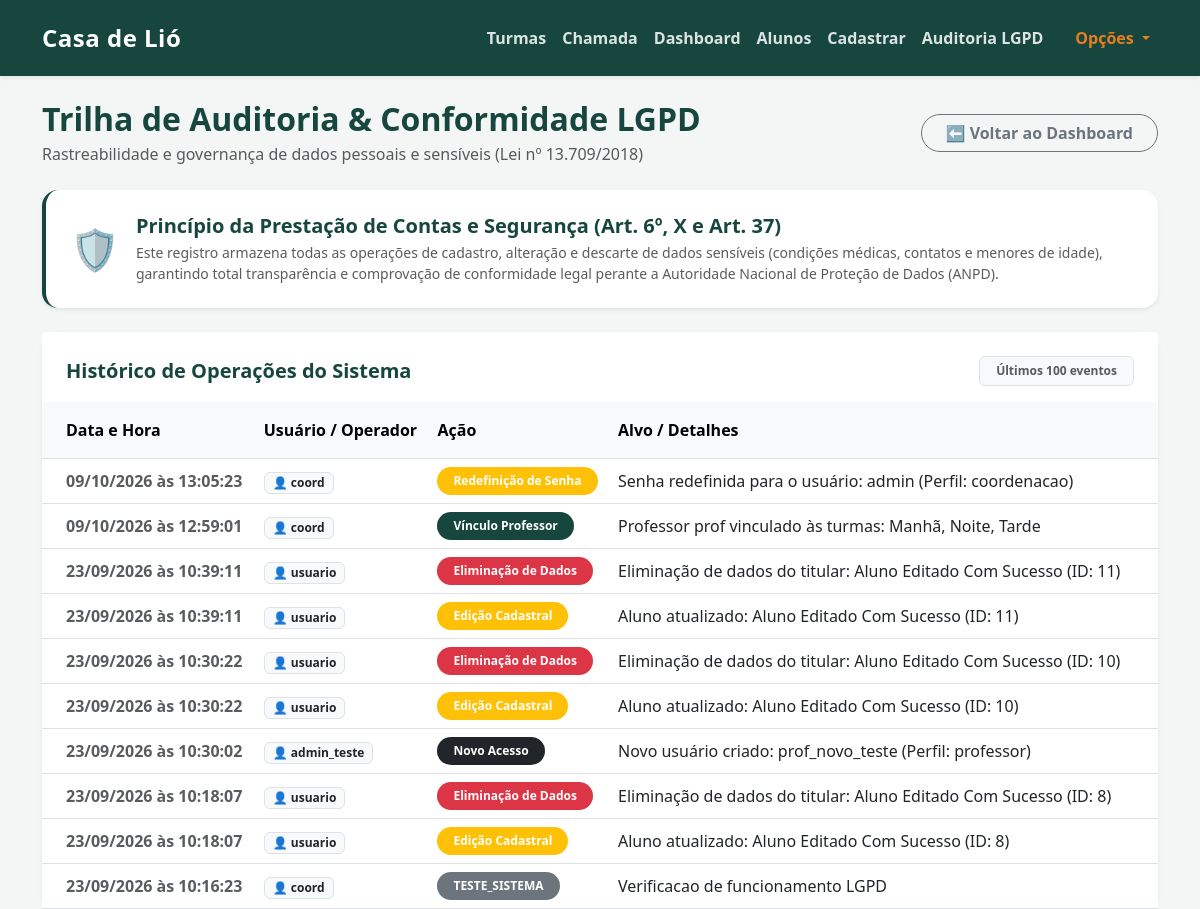
Page /auditoria (signed in) on the earlier database version.
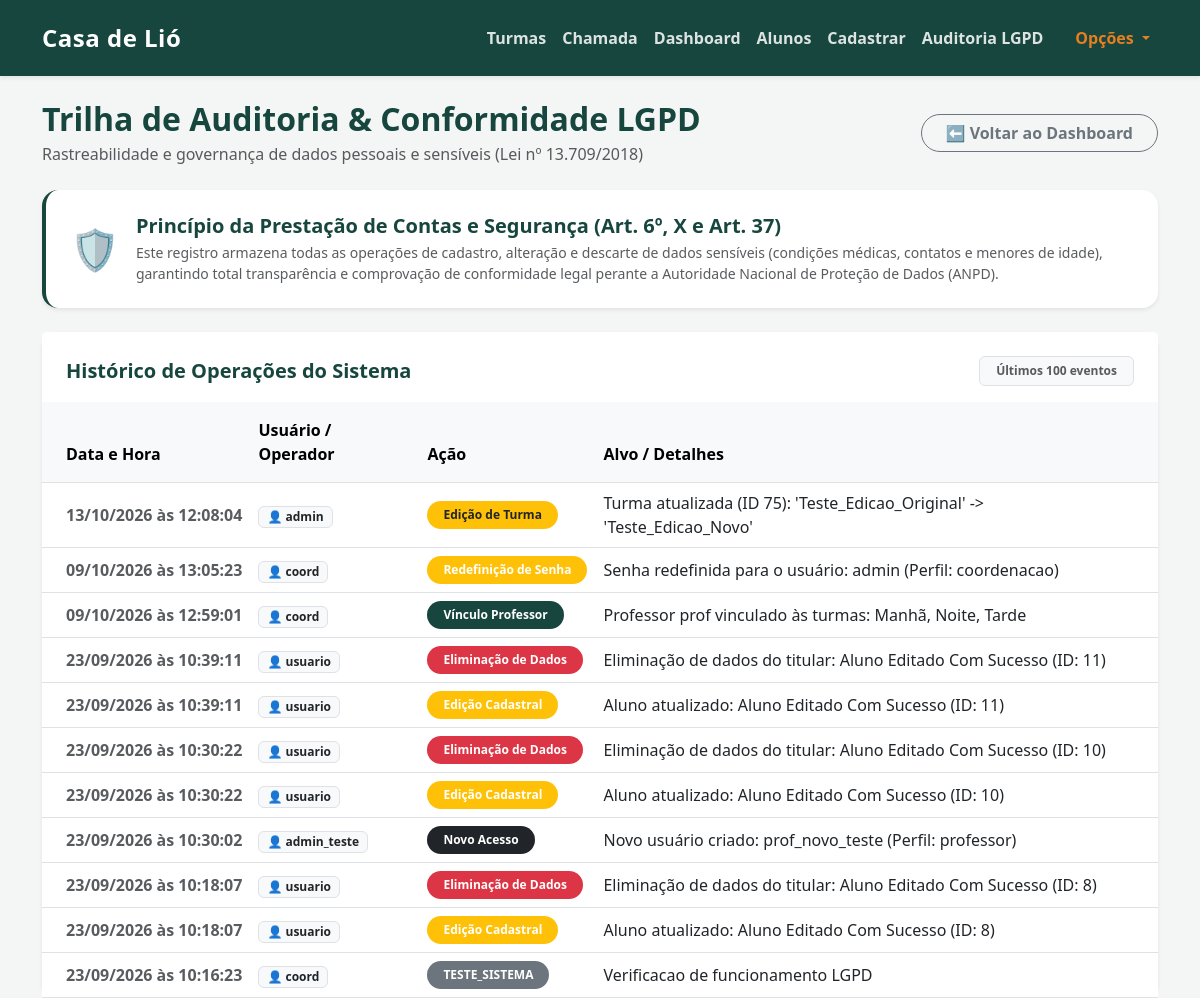
Same page on the later database version.
### tables this page shows
CREATE TABLE logs_auditoria (
            id INTEGER PRIMARY KEY AUTOINCREMENT,
            usuario TEXT NOT NULL,
            acao TEXT NOT NULL,
            alvo TEXT,
            data_hora TEXT NOT NULL
        );

### app.py (the view)
@app.get("/auditoria", response_class=HTMLResponse)
async def tela_auditoria(request: Request):
    usuario = obter_usuario_atual(request)
    if not usuario or usuario['perfil'] != 'coordenacao':
        return RedirectResponse(url="/", status_code=303)
    conexao = pegar_conexao()
    logs_db = conexao.execute('''
        SELECT id, usuario, acao, alvo, data_hora
        FROM logs_auditoria
        ORDER BY id DESC
        LIMIT 100
    ''').fetchall()
    conexao.close()
    logs = []
    for log in logs_db:
        log_dict = dict(log)
        try:
            dt = datetime.strptime(log['data_hora'], "%Y-%m-%d %H:%M:%S")
            log_dict['data_hora_formatada'] = dt.strftime("%d/%m/%Y às %H:%M:%S")
        except Exception:
            log_dict['data_hora_formatada'] = log['data_hora']
        logs.append(log_dict)
    return templates.TemplateResponse(
        request=request,
        name="auditoria.html",
        context={"logs": logs, "usuario_atual": usuario}
    )

### templates/auditoria.html
{% extends 'base.html' %}
{% block conteudo %}
<div class="row mb-4 align-items-center">
    <div class="col-md-8">
        <h2 class="text-primary fw-bold mb-1">Trilha de Auditoria & Conformidade LGPD</h2>
        <p class="text-muted mb-0">Rastreabilidade e governança de dados pessoais e sensíveis (Lei nº 13.709/2018)</p>
    </div>
    <div class="col-md-4 text-md-end mt-3 mt-md-0">
        <a href="/dashboard" class="btn btn-outline-secondary rounded-pill px-4 fw-semibold">
            ⬅️ Voltar ao Dashboard
        </a>
    </div>
</div>
<div class="card shadow-sm border-0 border-start border-primary border-4 p-4 mb-4 bg-white" style="border-radius: 1rem;">
    <div class="d-flex align-items-center gap-3">
        <div class="fs-1">🛡️</div>
        <div>
            <h5 class="fw-bold text-primary mb-1">Princípio da Prestação de Contas e Segurança (Art. 6º, X e Art. 37)</h5>
            <p class="text-muted mb-0 small">
                Este registro armazena todas as operações de cadastro, alteração e descarte de dados sensíveis (condições médicas, contatos e menores de idade), garantindo total transparência e comprovação de conformidade legal perante a Autoridade Nacional de Proteção de Dados (ANPD).
            </p>
        </div>
    </div>
</div>
<div class="card shadow-sm border-0" style="border-radius: 1rem;">
    <div class="card-header bg-white border-0 pt-4 pb-3 px-4 d-flex justify-content-between align-items-center">
        <h5 class="fw-bold text-primary mb-0">Histórico de Operações do Sistema</h5>
        <span class="badge bg-light text-muted border px-3 py-2">Últimos 100 eventos</span>
    </div>
    <div class="card-body p-0">
        <div class="table-responsive">
            <table class="table table-hover align-middle mb-0">
                <thead class="table-light">
                    <tr>
                        <th class="ps-4 py-3">Data e Hora</th>
                        <th class="py-3">Usuário / Operador</th>
                        <th class="py-3">Ação</th>
                        <th class="pe-4 py-3">Alvo / Detalhes</th>
                    </tr>
                </thead>
                <tbody>
                    {% for log in logs %}
                    <tr>
                        <td class="ps-4 fw-semibold text-muted" style="white-space: nowrap;">
                            {{ log['data_hora_formatada'] }}
                        </td>
                        <td>
                            <span class="badge bg-light text-dark border px-2 py-1 fw-bold">
                                👤 {{ log['usuario'] }}
                            </span>
                        </td>
                        <td>
                            {% if log['acao'] == 'CADASTRO_ALUNO' %}
                                <span class="badge bg-success rounded-pill px-3 py-2 fw-semibold">Novo Aluno</span>
                            {% elif log['acao'] == 'EDICAO_ALUNO' %}
                                <span class="badge bg-warning text-white rounded-pill px-3 py-2 fw-semibold">Edição Cadastral</span>
                            {% elif log['acao'] == 'EXCLUSAO_ALUNO' %}
                                <span class="badge bg-danger rounded-pill px-3 py-2 fw-semibold">Eliminação de Dados</span>
                            {% elif log['acao'] == 'ANEXO_ATESTADO' %}
                                <span class="badge bg-info text-white rounded-pill px-3 py-2 fw-semibold">Atestado Médico</span>
                            {% elif log['acao'] == 'CRIACAO_USUARIO' %}
                                <span class="badge bg-dark rounded-pill px-3 py-2 fw-semibold">Novo Acesso</span>
                            {% elif log['acao'] == 'CRIACAO_TURMA' %}
                                <span class="badge bg-primary rounded-pill px-3 py-2 fw-semibold">Nova Turma / Curso</span>
                            {% elif log['acao'] == 'VINCULO_PROFESSOR_TURMA' %}
                                <span class="badge bg-primary rounded-pill px-3 py-2 fw-semibold">Vínculo Professor</span>
                            {% elif log['acao'] == 'EXCLUSAO_TURMA' %}
                                <span class="badge bg-danger rounded-pill px-3 py-2 fw-semibold">Exclusão de Turma</span>
                            {% elif log['acao'] == 'EDICAO_TURMA' %}
                                <span class="badge bg-warning text-dark rounded-pill px-3 py-2 fw-semibold">Edição de Turma</span>
                            {% elif log['acao'] == 'ALTERACAO_SENHA' %}
                                <span class="badge bg-warning text-white rounded-pill px-3 py-2 fw-semibold">Redefinição de Senha</span>
                            {% else %}
                                <span class="badge bg-secondary rounded-pill px-3 py-2">{{ log['acao'] }}</span>
                            {% endif %}
                        </td>
                        <td class="pe-4 text-dark">
                            {{ log['alvo'] or '—' }}
                        </td>
                    </tr>
                    {% else %}
                    <tr>
                        <td colspan="4" class="text-center text-muted py-5">
                            Nenhum registro de auditoria gerado até o momento.
                        </td>
                    </tr>
                    {% endfor %}
                </tbody>
            </table>
        </div>
    </div>
</div>
{% endblock %}

### templates/base.html (shortened to what this page needs)
<!DOCTYPE html>
<html lang="pt-PT">
<head>
    <link href="https://cdn.jsdelivr.net/npm/bootstrap@5.3.0/dist/css/bootstrap.min.css" rel="stylesheet">
</head>
<body>
    <nav class="navbar navbar-expand-lg shadow-sm">
        <div class="container">
            <a class="navbar-brand fw-bold text-white" href="/">Casa de Lió</a>
            <div class="collapse navbar-collapse" id="navbarNav">
                <ul class="navbar-nav ms-auto align-items-center">
                    <li class="nav-item"><a class="nav-link fw-semibold" href="/turmas">Turmas</a></li>
                    <li class="nav-item"><a class="nav-link fw-semibold" href="/">Chamada</a></li>
                    {% if request.session.get('perfil') == 'coordenacao' %}
                        <li class="nav-item"><a class="nav-link fw-semibold" href="/dashboard">Dashboard</a></li>
                        <li class="nav-item"><a class="nav-link fw-semibold" href="/alunos">Alunos</a></li>
                        <li class="nav-item"><a class="nav-link fw-semibold" href="/cadastrar">Cadastrar</a></li>
                        <li class="nav-item"><a class="nav-link fw-semibold" href="/auditoria">Auditoria LGPD</a></li>
                    {% endif %}
                    <li class="nav-item dropdown ms-lg-3 mt-2 mt-lg-0">
                        <a class="nav-link fw-bold dropdown-toggle" href="#" id="menuPerfil" role="button" data-bs-toggle="dropdown" aria-expanded="false" style="color: var(--laranja-adra) !important;">
                            Opções
                        </a>
                    </li>
                </ul>
            </div>
        </div>
    </nav>
    <div class="container mt-4">
        {% block conteudo %}{% endblock %}
    </div>
</body>
</html>

### templates/base.html (style rules this page uses)
:root { --verde-adra: #16463d; --laranja-adra: #e67e22; --fundo-cinza: #f4f6f5; }
body { background-color: var(--fundo-cinza) !important; font-family: 'Segoe UI', Tahoma, Geneva, Verdana, sans-serif; }
.navbar { background-color: var(--verde-adra) !important; padding-top: 15px; padding-bottom: 15px; }
.navbar-brand { font-size: 1.5rem; letter-spacing: 0.5px; }
.nav-link { color: rgba(255, 255, 255, 0.85) !important; transition: color 0.3s; }
.text-primary { color: var(--verde-adra) !important; }
.bg-primary { background-color: var(--verde-adra) !important; }
.border-primary { border-color: var(--verde-adra) !important; }
.card { border-radius: 1rem !important; border: none; transition: transform 0.2s ease-in-out; }

Differences in the rows shown:
added logs_auditoria: data_hora_formatada "13/10/2026 às 12:08:04", usuario "admin", acao "Edição de Turma", alvo "Turma atualizada (ID 75): 'Teste_Edicao_Original' -> 'Teste_Edicao_Novo'"
